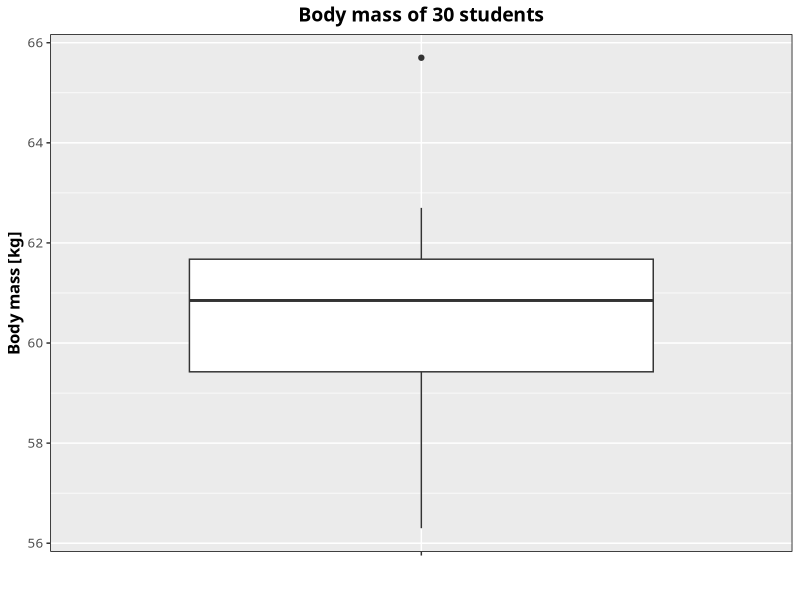
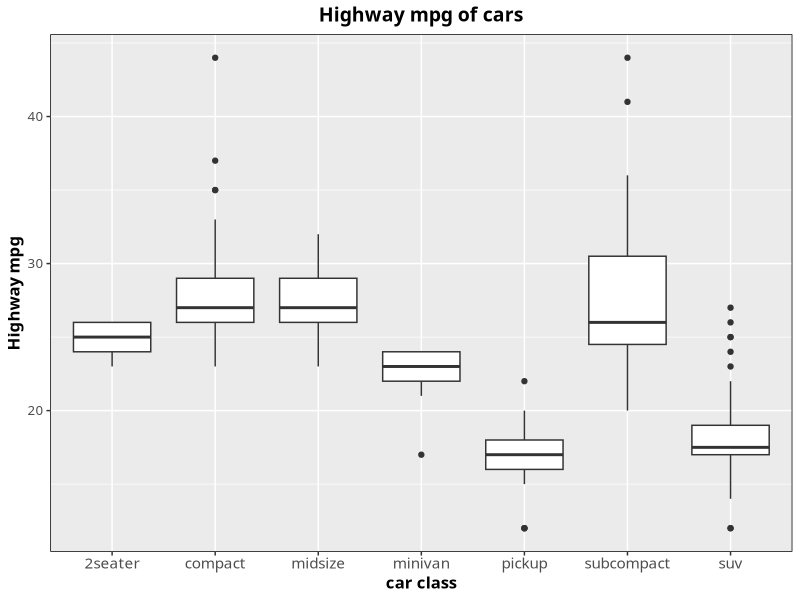
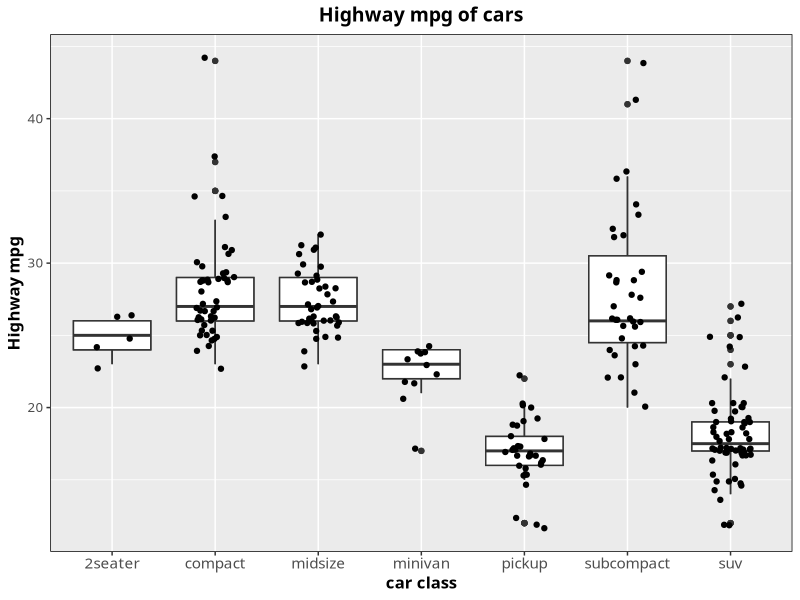

These charts were generated, in order, by the following R code:
## ---- echo=FALSE---------------------------------------------------------
knitr::opts_chunk$set(echo = TRUE, warning=FALSE)
suppressWarnings(suppressMessages(suppressPackageStartupMessages(library(ggplot2))))

## ----inputData-----------------------------------------------------------
df <- data.frame(mass=c(59.2, 61.5, 62.3, 61.4, 60.9, 59.8,
                          60.5, 59.0, 61.1, 60.7, 61.6, 56.3,
                          61.9, 65.7, 60.4, 58.9, 59.0, 61.2,
                          62.1, 61.4, 58.4, 60.8, 60.2, 62.7,
                          60.0, 59.3, 61.9, 61.7, 58.4, 62.2))

## ----makePlot, fig.width=6.5---------------------------------------------
library(ggplot2)


p <- ggplot(df) + aes(x="", y=mass) +
     geom_boxplot() +
     ggtitle("Body mass of 30 students") +
     labs(x="", y="Body mass [kg]") +
     theme(plot.title = element_text(size = 14,
                                     family = "Tahoma",
                                     face = "bold",
                                     hjust = 0.5),
          panel.border = element_rect(colour = "black",
                                      fill=NA, size=.5),
          text = element_text(size = 12, family = "Tahoma"),
          axis.title = element_text(face="bold"),
          axis.text.x=element_text(size = 11))

print(p)

## ----summarizeData-------------------------------------------------------
summary(mpg)


## ----ggplotMPG, fig.width=6.5--------------------------------------------
plt <- ggplot(mpg, aes(class, hwy)) +
       geom_boxplot() +
       ggtitle("Highway mpg of cars") +
       labs(x="car class", y="Highway mpg") +
       theme(plot.title = element_text(size = 14,
                                      family = "Tahoma",
                                      face = "bold",
                                      hjust = 0.5), # center title
             panel.border = element_rect(colour = "black",
                                      fill=NA, size=.5),
             text = element_text(size = 12, family = "Tahoma"),
             axis.title = element_text(face="bold"),
             axis.text.x=element_text(size = 11))

print(plt)


## ----withJitter, fig.width=6.5-------------------------------------------
plt <- plt +
       geom_boxplot() +
       geom_jitter(width = 0.2)
print(plt)

